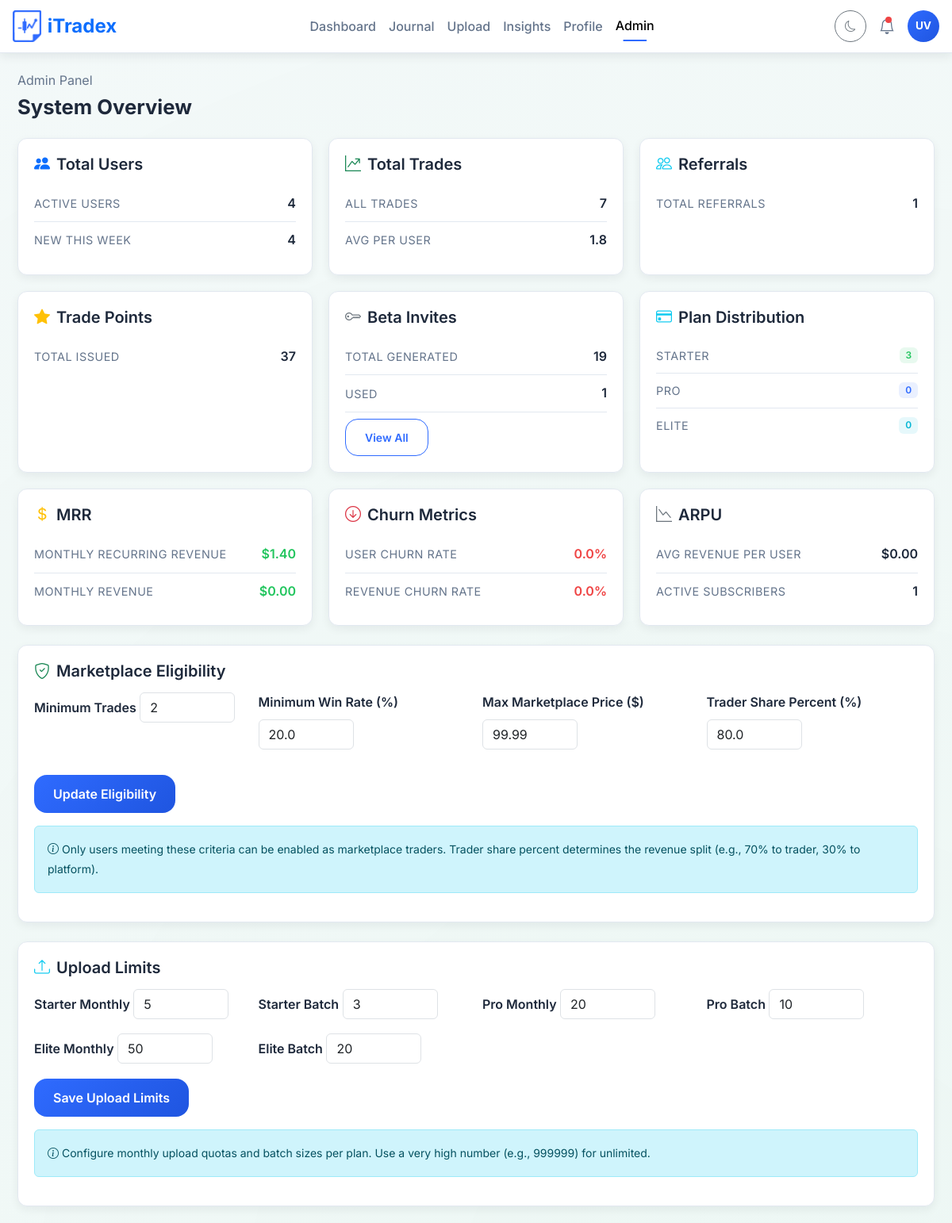
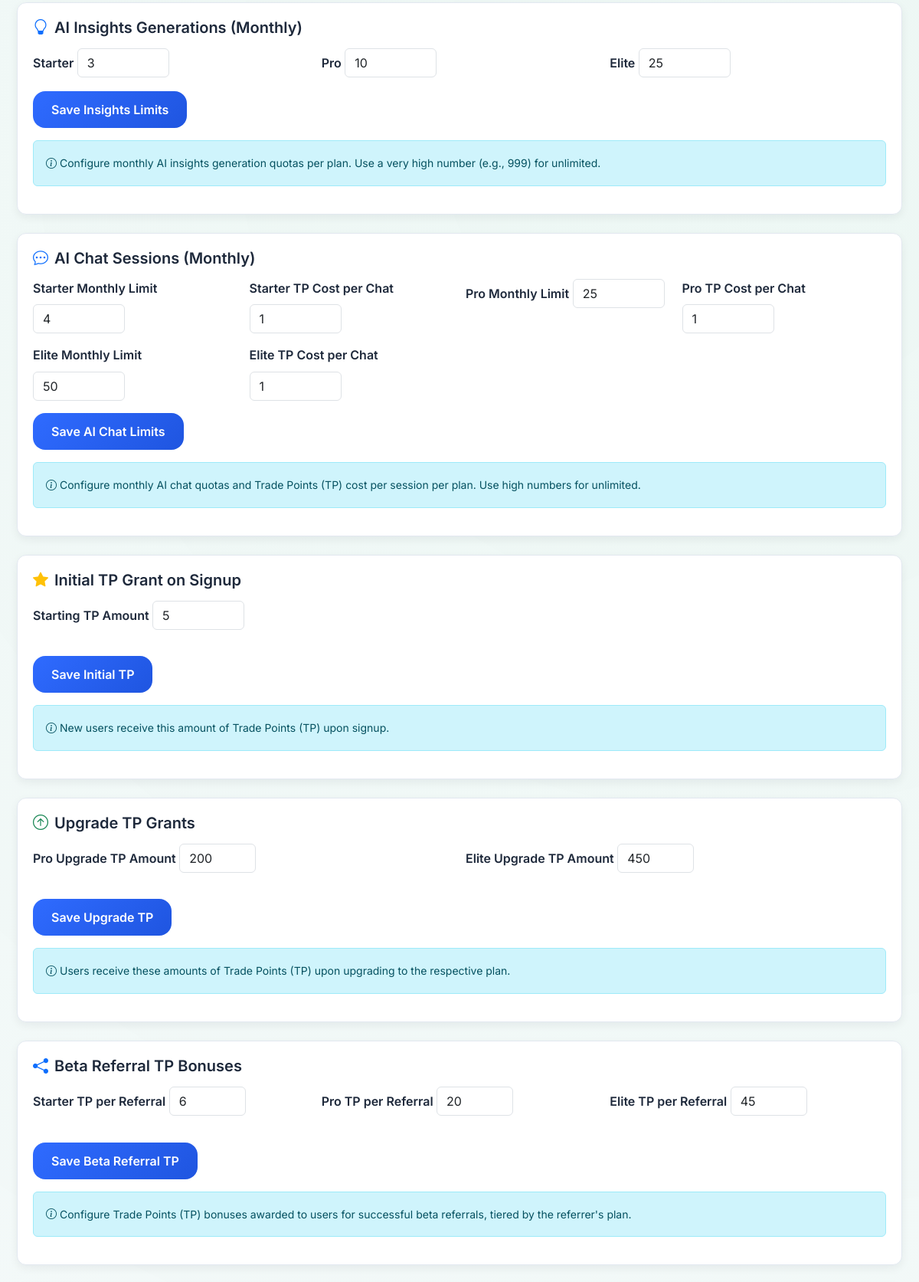
The page /admin (signed in, upper part) on the database its author committed (2 pictures, top to bottom).
### models/models.py (models this page shows)
class EligibilityConfig(Base):
    __tablename__ = 'eligibility_config'
    id = Column(Integer, primary_key=True, index=True)
    min_trades = Column(Integer, default=50)
    min_win_rate = Column(Float, default=80.0)
    max_marketplace_price = Column(Float, default=99.99)
    is_active = Column(Boolean, default=True)
    trader_share_percent = Column(
        Float,
        default=70.0,
        nullable=False,
        comment="Percentage of marketplace subscription revenue that goes to the trader (0–100)"
    )

class UpgradeTpConfig(Base):
    __tablename__ = "upgrade_tp_configs"
    id = Column(Integer, primary_key=True, index=True)
    plan = Column(String, index=True)  # 'pro' or 'elite'
    amount = Column(Integer, default=0, nullable=False)

### router/admin.py (the view)
@router.get("", response_class=HTMLResponse)
async def admin_page(
    request: Request,
    search: Optional[str] = Query(None, description="Search users by email or name"),
    current_user: User = Depends(auth.get_current_user),
    db: AsyncSession = Depends(get_session)
):
    if not current_user:
        return RedirectResponse(url="/", status_code=status.HTTP_303_SEE_OTHER)
    if current_user.email != "ukovictor8@gmail.com":
        raise HTTPException(status_code=403, detail="Access denied")
    initials = ""
    if current_user.full_name:
        names = current_user.full_name.split()
        if len(names) >= 2:
            initials = names[0][0].upper() + names[-1][0].upper()
        elif len(names) == 1:
            initials = names[0][0].upper() * 2
    else:
        initials = "U"
    stats = await compute_admin_stats(db)
    configs = await get_all_configs(db)
    revenue = await get_revenue_metrics(db)
    recent_users = await get_recent_users_with_stats(db, search)
    marketplace_traders = await get_marketplace_traders_with_stats(db)
    pending_traders = await get_pending_traders_with_stats(db)
    recent_trades = await get_recent_trades_list(db)
    recent_initiated_platform = await get_recent_initiated_platform_list(db)
    recent_initiated_marketplace = await get_recent_initiated_marketplace_list(db)
    recent_partial_platform = await get_recent_partial_platform_list(db)
    recent_partial_marketplace = await get_recent_partial_marketplace_list(db)
    recent_referrals = await get_recent_referrals_list(db)
    recent_points = await get_recent_points_list(db)
    return templates.TemplateResponse(
        "admin.html",
        {
            "request": request,
            "current_user": current_user,
            "initials": initials,
            **stats,
            **configs,
            **revenue,
            "recent_users": recent_users,
            "marketplace_traders": marketplace_traders,
            "pending_traders": pending_traders,
            "recent_trades": recent_trades,
            "recent_referrals": recent_referrals,
            "recent_points": recent_points,
            "recent_initiated_platform": recent_initiated_platform,
            "recent_initiated_marketplace": recent_initiated_marketplace,
            "recent_partial_platform": recent_partial_platform,
            "recent_partial_marketplace": recent_partial_marketplace,
            "search": search or "",
            'now': datetime.now(),
        }
    )

### templates/admin.html (shortened to what this page needs)
{% extends "base.html" %}
{% block content %}<main class="container-main">
  <div class="position-relative fade-up" style="margin-bottom:18px">
    <div>
      <div style="font-size:1rem;color:var(--muted)">Admin Panel</div>
      <div style="font-size:1.6rem;font-weight:700">System Overview</div>
    </div>
  </div>
<section class="admin-grid mb-4 fade-up">
  <div class="admin-card">
    <h5><i class="bi bi-people-fill text-primary me-2"></i>Total Users</h5>
    <div class="stat-item">
      <span class="stat-label">Active Users</span>
      <span class="stat-value">{{ total_users }}</span>
    </div>
    <div class="stat-item">
      <span class="stat-label">New This Week</span>
      <span class="stat-value">{{ new_users }}</span>
    </div>
  </div>
  <div class="admin-card">
    <h5><i class="bi bi-graph-up-arrow text-success me-2"></i>Total Trades</h5>
    <div class="stat-item">
      <span class="stat-label">All Trades</span>
      <span class="stat-value">{{ total_trades }}</span>
    </div>
    <div class="stat-item">
      <span class="stat-label">Avg per User</span>
      <span class="stat-value">{{ avg_trades_per_user }}</span>
    </div>
  </div>
  <div class="admin-card">
    <h5><i class="bi bi-people text-info me-2"></i>Referrals</h5>
    <div class="stat-item">
      <span class="stat-label">Total Referrals</span>
      <span class="stat-value">{{ total_referrals }}</span>
    </div>
  </div>
  <div class="admin-card">
    <h5><i class="bi bi-star-fill text-warning me-2"></i>Trade Points</h5>
    <div class="stat-item">
      <span class="stat-label">Total Issued</span>
      <span class="stat-value">{{ total_points_issued }}</span>
    </div>
  </div>
  <div class="admin-card">
    <h5><i class="bi bi-key text-secondary me-2"></i>Beta Invites</h5>
    <div class="stat-item">
      <span class="stat-label">Total Generated</span>
      <span class="stat-value">{{ total_beta_invites }}</span>
    </div>
    <div class="stat-item">
      <span class="stat-label">Used</span>
      <span class="stat-value">{{ used_beta_invites }}</span>
    </div>
    <button class="btn btn-outline-primary btn-sm mt-2" onclick="window.location.href='/admin/beta-invites'">View All</button>
  </div>
  <div class="admin-card">
    <h5><i class="bi bi-credit-card text-info me-2"></i>Plan Distribution</h5>
    <div class="stat-item">
      <span class="stat-label">Starter</span>
      <span class="stat-value badge badge-starter">{{ plan_counts.starter }}</span>
    </div>
    <div class="stat-item">
      <span class="stat-label">Pro</span>
      <span class="stat-value badge badge-pro">{{ plan_counts.pro }}</span>
    </div>
    <div class="stat-item">
      <span class="stat-label">Elite</span>
      <span class="stat-value badge badge-elite">{{ plan_counts.elite }}</span>
    </div>
  </div>
  <div class="admin-card">
    <h5><i class="bi bi-currency-dollar text-warning me-2"></i>MRR</h5>
    <div class="stat-item">
      <span class="stat-label">Monthly Recurring Revenue</span>
      <span class="stat-value metric-positive">${{ "%.2f"|format(mrr) }}</span>
    </div>
    <div class="stat-item">
      <span class="stat-label">Monthly Revenue</span>
      <span class="stat-value metric-positive">${{ "%.2f"|format(monthly_revenue) }}</span>
    </div>
  </div>
  <div class="admin-card">
    <h5><i class="bi bi-arrow-down-circle text-danger me-2"></i>Churn Metrics</h5>
    <div class="stat-item">
      <span class="stat-label">User Churn Rate</span>
      <span class="stat-value metric-negative">{{ "%.1f"|format(user_churn_rate) }}%</span>
    </div>
    <div class="stat-item">
      <span class="stat-label">Revenue Churn Rate</span>
      <span class="stat-value metric-negative">{{ "%.1f"|format(revenue_churn_rate) }}%</span>
    </div>
  </div>
  <div class="admin-card">
    <h5><i class="bi bi-graph-down text-secondary me-2"></i>ARPU</h5>
    <div class="stat-item">
      <span class="stat-label">Avg Revenue Per User</span>
      <span class="stat-value metric-neutral">${{ "%.2f"|format(arpu) }}</span>
    </div>
    <div class="stat-item">
      <span class="stat-label">Active Subscribers</span>
      <span class="stat-value">{{ active_subscribers }}</span>
    </div>
  </div>
</section>
<div class="admin-card fade-up mb-4">
  <h5><i class="bi bi-shield-check text-success me-2"></i>Marketplace Eligibility</h5>
  <form id="eligibilityForm">
    <div class="eligibility-form-group">
      <div class="row g-3">
        <div class="col-md-3">
          <label class="form-label fw-semibold">Minimum Trades</label>
          <input type="number" class="form-control eligibility-input" name="min_trades" value="{{ eligibility.min_trades }}" min="1" required>
        </div>
        <div class="col-md-3">
          <label class="form-label fw-semibold">Minimum Win Rate (%)</label>
          <input type="number" class="form-control eligibility-input" name="min_win_rate" value="{{ eligibility.min_win_rate }}" min="0" max="100" step="0.1" required>
        </div>
        <div class="col-md-3">
          <label class="form-label fw-semibold">Max Marketplace Price ($)</label>
          <input type="number" class="form-control eligibility-input" name="max_marketplace_price" value="{{ eligibility.max_marketplace_price }}" step="0.01" min="0" required>
        </div>
        <div class="col-md-3">
          <label class="form-label fw-semibold">Trader Share Percent (%)</label>
          <input type="number" class="form-control eligibility-input" name="trader_share_percent" value="{{ eligibility.trader_share_percent }}" min="0" max="100" step="0.1" required>
        </div>
      </div>
    </div>
    <button type="submit" class="btn btn-primary save-eligibility">Update Eligibility</button>
  </form>
  <div class="alert alert-info mt-3">
    <small><i class="bi bi-info-circle me-1"></i>Only users meeting these criteria can be enabled as marketplace traders. Trader share percent determines the revenue split (e.g., 70% to trader, 30% to platform).</small>
  </div>
</div>
<div class="admin-card fade-up mb-4">
  <h5><i class="bi bi-upload text-info me-2"></i>Upload Limits</h5>
  <form id="uploadLimitsForm">
    <div class="row g-3">
      <div class="col-md-3">
        <label class="form-label fw-semibold">Starter Monthly</label>
        <input type="number" class="form-control upload-limits-input" name="starter_monthly" value="{{ upload_limits.starter.monthly_limit }}" min="0" required>
      </div>
      <div class="col-md-3">
        <label class="form-label fw-semibold">Starter Batch</label>
        <input type="number" class="form-control upload-limits-input" name="starter_batch" value="{{ upload_limits.starter.batch_limit }}" min="1" required>
      </div>
      <div class="col-md-3">
        <label class="form-label fw-semibold">Pro Monthly</label>
        <input type="number" class="form-control upload-limits-input" name="pro_monthly" value="{{ upload_limits.pro.monthly_limit }}" min="0" required>
      </div>
      <div class="col-md-3">
        <label class="form-label fw-semibold">Pro Batch</label>
        <input type="number" class="form-control upload-limits-input" name="pro_batch" value="{{ upload_limits.pro.batch_limit }}" min="1" required>
      </div>
      <div class="col-md-3">
        <label class="form-label fw-semibold">Elite Monthly</label>
        <input type="number" class="form-control upload-limits-input" name="elite_monthly" value="{{ upload_limits.elite.monthly_limit }}" min="0" required>
      </div>
      <div class="col-md-3">
        <label class="form-label fw-semibold">Elite Batch</label>
        <input type="number" class="form-control upload-limits-input" name="elite_batch" value="{{ upload_limits.elite.batch_limit }}" min="1" required>
      </div>
    </div>
    <button type="submit" class="btn btn-primary save-upload-limits mt-3">Save Upload Limits</button>
  </form>
  <div class="alert alert-info mt-3">
    <small><i class="bi bi-info-circle me-1"></i>Configure monthly upload quotas and batch sizes per plan. Use a very high number (e.g., 999999) for unlimited.</small>
  </div>
</div>
<div class="admin-card fade-up mb-4">
  <h5><i class="bi bi-lightbulb text-primary me-2"></i>AI Insights Generations (Monthly)</h5>
  <form id="insightsLimitsForm">
    <div class="row g-3">
      {% for plan in ['starter', 'pro', 'elite'] %}
      <div class="col-md-4">
        <label class="form-label fw-semibold">{{ plan.title() }}</label>
        <input type="number" class="form-control insights-limits-input" name="{{ plan }}_monthly" id="insights-{{ plan }}" value="{{ insights_limits[plan] }}" min="0" required>
      </div>
      {% endfor %}
    </div>
    <button type="submit" class="btn btn-primary save-insights-limits mt-3">Save Insights Limits</button>
  </form>
  <div class="alert alert-info mt-3">
    <small><i class="bi bi-info-circle me-1"></i>Configure monthly AI insights generation quotas per plan. Use a very high number (e.g., 999) for unlimited.</small>
  </div>
</div>
<div class="admin-card fade-up mb-4">
  <h5><i class="bi bi-chat-dots text-primary me-2"></i>AI Chat Sessions (Monthly)</h5>
  <form id="aiChatLimitsForm">
    <div class="row g-3">
      {% for plan in ['starter', 'pro', 'elite'] %}
      <div class="col-md-3">
        <label class="form-label fw-semibold">{{ plan.title() }} Monthly Limit</label>
        <input type="number" class="form-control ai-chat-limits-input" name="{{ plan }}_monthly" value="{{ ai_chat_limits[plan].monthly_limit }}" min="0" required>
      </div>
      <div class="col-md-3">
        <label class="form-label fw-semibold">{{ plan.title() }} TP Cost per Chat</label>
        <input type="number" class="form-control ai-chat-limits-input" name="{{ plan }}_tp" value="{{ ai_chat_limits[plan].tp_cost }}" min="0" required>
      </div>
      {% endfor %}
    </div>
    <button type="submit" class="btn btn-primary save-ai-chat-limits mt-3">Save AI Chat Limits</button>
  </form>
  <div class="alert alert-info mt-3">
    <small><i class="bi bi-info-circle me-1"></i>Configure monthly AI chat quotas and Trade Points (TP) cost per session per plan. Use high numbers for unlimited.</small>
  </div>
</div>
<div class="admin-card fade-up mb-4">
  <h5><i class="bi bi-star-fill text-warning me-2"></i>Initial TP Grant on Signup</h5>
  <form id="initialTpForm">
    <div class="initial-tp-form-group">
      <div class="row g-3">
        <div class="col-md-4">
          <label class="form-label fw-semibold">Starting TP Amount</label>
          <input type="number" class="form-control initial-tp-input" name="amount" value="{{ initial_tp.amount }}" min="0" required>
        </div>
      </div>
    </div>
    <button type="submit" class="btn btn-primary save-initial-tp">Save Initial TP</button>
  </form>
  <div class="alert alert-info mt-3">
    <small><i class="bi bi-info-circle me-1"></i>New users receive this amount of Trade Points (TP) upon signup.</small>
  </div>
</div>
<div class="admin-card fade-up mb-4">
  <h5><i class="bi bi-arrow-up-circle text-success me-2"></i>Upgrade TP Grants</h5>
  <form id="upgradeTpForm">
    <div class="upgrade-tp-form-group">
      <div class="row g-3">
        <div class="col-md-6">
          <label class="form-label fw-semibold">Pro Upgrade TP Amount</label>
          <input type="number" class="form-control upgrade-tp-input" name="pro_amount" value="{{ upgrade_tp.pro }}" min="0" required>
        </div>
        <div class="col-md-6">
          <label class="form-label fw-semibold">Elite Upgrade TP Amount</label>
          <input type="number" class="form-control upgrade-tp-input" name="elite_amount" value="{{ upgrade_tp.elite }}" min="0" required>
        </div>
      </div>
    </div>
    <button type="submit" class="btn btn-primary save-upgrade-tp">Save Upgrade TP</button>
  </form>
  <div class="alert alert-info mt-3">
    <small><i class="bi bi-info-circle me-1"></i>Users receive these amounts of Trade Points (TP) upon upgrading to the respective plan.</small>
  </div>
</div>
<div class="admin-card fade-up mb-4">
  <h5><i class="bi bi-share-fill text-primary me-2"></i>Beta Referral TP Bonuses</h5>
  <form id="betaReferralTpForm">
    <div class="beta-referral-tp-form-group">
      <div class="row g-3">
        <div class="col-md-4">
          <label class="form-label fw-semibold">Starter TP per Referral</label>
          <input type="number" class="form-control beta-referral-tp-input" name="starter_amount" value="{{ beta_referral_tp.starter_tp }}" min="0" required>
        </div>
        <div class="col-md-4">
          <label class="form-label fw-semibold">Pro TP per Referral</label>
          <input type="number" class="form-control beta-referral-tp-input" name="pro_amount" value="{{ beta_referral_tp.pro_tp }}" min="0" required>
        </div>
        <div class="col-md-4">
          <label class="form-label fw-semibold">Elite TP per Referral</label>
          <input type="number" class="form-control beta-referral-tp-input" name="elite_amount" value="{{ beta_referral_tp.elite_tp }}" min="0" required>
        </div>
      </div>
    </div>
    <button type="submit" class="btn btn-primary save-beta-referral-tp">Save Beta Referral TP</button>
  </form>
  <div class="alert alert-info mt-3">
    <small><i class="bi bi-info-circle me-1"></i>Configure Trade Points (TP) bonuses awarded to users for successful beta referrals, tiered by the referrer's plan.</small>
  </div>
</div>
</main>
{% endblock %}

### rows shown on the page
EligibilityConfig: min_trades "2", min_win_rate "20.0", max_marketplace_price "99.99", trader_share_percent "80.0"
UpgradeTpConfig: elite_amount "450"

### other values the page prints
{{ total_users }} "4"
{{ new_users }} "4"
{{ total_trades }} "7"
{{ avg_trades_per_user }} "1.8"
{{ total_referrals }} "1"
{{ total_points_issued }} "37"
{{ total_beta_invites }} "19"
{{ used_beta_invites }} "1"
{{ plan_counts.starter }} "3"
{{ plan_counts.pro }} "0"
{{ plan_counts.elite }} "0"
{{ "%.2f"|format(mrr) }} "1.40"
{{ "%.2f"|format(monthly_revenue) }} "0.00"
{{ "%.1f"|format(user_churn_rate) }} "0.0"
{{ "%.1f"|format(revenue_churn_rate) }} "0.0"
